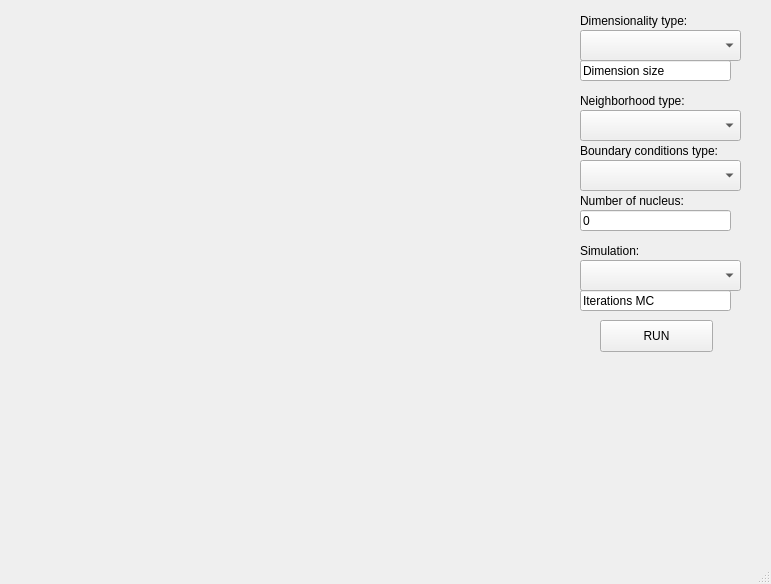
<?xml version="1.0" encoding="UTF-8"?>
<ui version="4.0">
 <class>MainWindow</class>
 <widget class="QMainWindow" name="MainWindow">
  <property name="geometry">
   <rect>
    <x>0</x>
    <y>0</y>
    <width>771</width>
    <height>584</height>
   </rect>
  </property>
  <property name="windowTitle">
   <string>MainWindow</string>
  </property>
  <widget class="QWidget" name="centralwidget">
   <widget class="QLabel" name="labelForPixmap">
    <property name="geometry">
     <rect>
      <x>9</x>
      <y>6</y>
      <width>550</width>
      <height>550</height>
     </rect>
    </property>
    <property name="text">
     <string/>
    </property>
   </widget>
   <widget class="QLabel" name="dimensionalityLabel">
    <property name="geometry">
     <rect>
      <x>580</x>
      <y>10</y>
      <width>161</width>
      <height>21</height>
     </rect>
    </property>
    <property name="text">
     <string>Dimensionality type:</string>
    </property>
   </widget>
   <widget class="QComboBox" name="dimensionalityComboBox">
    <property name="geometry">
     <rect>
      <x>580</x>
      <y>30</y>
      <width>161</width>
      <height>31</height>
     </rect>
    </property>
   </widget>
   <widget class="QLineEdit" name="sizeLineEdit">
    <property name="geometry">
     <rect>
      <x>580</x>
      <y>60</y>
      <width>151</width>
      <height>21</height>
     </rect>
    </property>
    <property name="text">
     <string>Dimension size</string>
    </property>
   </widget>
   <widget class="QLabel" name="neighborhoodLabel">
    <property name="geometry">
     <rect>
      <x>580</x>
      <y>90</y>
      <width>161</width>
      <height>21</height>
     </rect>
    </property>
    <property name="text">
     <string>Neighborhood type:</string>
    </property>
   </widget>
   <widget class="QComboBox" name="neighborhoodComboBox">
    <property name="geometry">
     <rect>
      <x>580</x>
      <y>110</y>
      <width>161</width>
      <height>31</height>
     </rect>
    </property>
   </widget>
   <widget class="QLabel" name="boundaryConditionsLabel">
    <property name="geometry">
     <rect>
      <x>580</x>
      <y>140</y>
      <width>161</width>
      <height>21</height>
     </rect>
    </property>
    <property name="text">
     <string>Boundary conditions type:</string>
    </property>
   </widget>
   <widget class="QComboBox" name="boundaryConditionsComboBox">
    <property name="geometry">
     <rect>
      <x>580</x>
      <y>160</y>
      <width>161</width>
      <height>31</height>
     </rect>
    </property>
   </widget>
   <widget class="QLabel" name="nucleusLabel">
    <property name="geometry">
     <rect>
      <x>580</x>
      <y>190</y>
      <width>161</width>
      <height>21</height>
     </rect>
    </property>
    <property name="text">
     <string>Number of nucleus:</string>
    </property>
   </widget>
   <widget class="QComboBox" name="simulationComboBox">
    <property name="geometry">
     <rect>
      <x>580</x>
      <y>260</y>
      <width>161</width>
      <height>31</height>
     </rect>
    </property>
   </widget>
   <widget class="QLineEdit" name="nucleusLineEdit">
    <property name="geometry">
     <rect>
      <x>580</x>
      <y>210</y>
      <width>151</width>
      <height>21</height>
     </rect>
    </property>
    <property name="text">
     <string>0</string>
    </property>
   </widget>
   <widget class="QLabel" name="simulationLabel">
    <property name="geometry">
     <rect>
      <x>580</x>
      <y>240</y>
      <width>161</width>
      <height>21</height>
     </rect>
    </property>
    <property name="text">
     <string>Simulation:</string>
    </property>
   </widget>
   <widget class="QLineEdit" name="iterationsNumberLineEdit">
    <property name="geometry">
     <rect>
      <x>580</x>
      <y>290</y>
      <width>151</width>
      <height>21</height>
     </rect>
    </property>
    <property name="text">
     <string>Iterations MC</string>
    </property>
   </widget>
   <widget class="QPushButton" name="runPushButton">
    <property name="geometry">
     <rect>
      <x>600</x>
      <y>320</y>
      <width>113</width>
      <height>32</height>
     </rect>
    </property>
    <property name="text">
     <string>RUN</string>
    </property>
   </widget>
  </widget>
  <widget class="QStatusBar" name="statusbar"/>
 </widget>
 <resources/>
 <connections/>
</ui>
